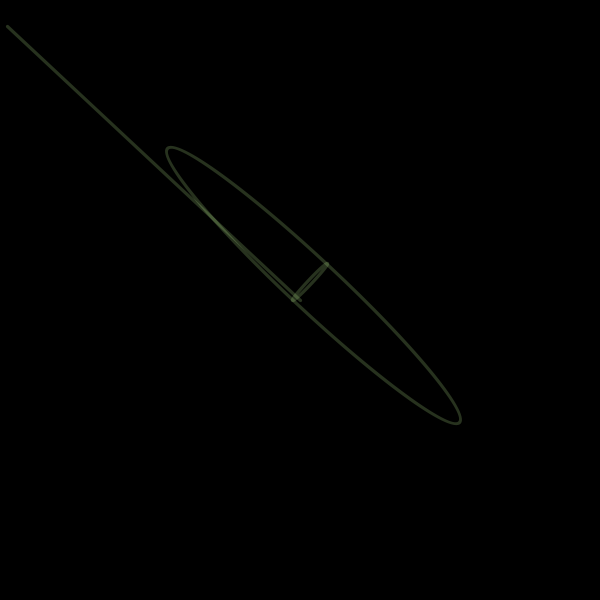
Frame 1 (no input)
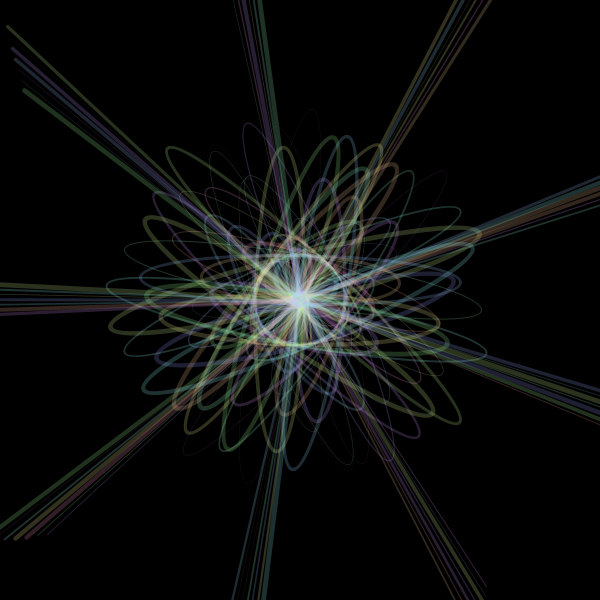
Frame 60 (the mouse pressed at the canvas centre just before this capture)
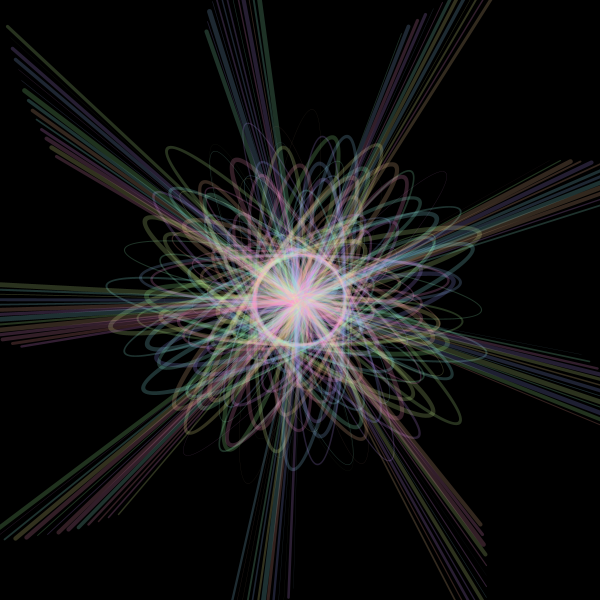
Frame 120 (the mouse held since frame 60 and released just before this capture)

The Processing sketch that drew these frames (run headless with seeded random() and noise(); from frame 60 on, the mouse is pressed at the canvas centre):

// Processing sketch: processing_167568
// ── processing_167568.pde


//import processing.pdf.*;

float x, y;
float angle = 0; 
float r = 400;
float diff = 1; 


void setup() {
  size(600, 600);
  background(0);
   colorMode(HSB);
  //beginRecord(PDF, "every.pdf");
}

void draw() {

  noFill(); 


  x = r * cos(angle); 
  y = r * sin(angle);

strokeWeight(random(5)); 
 stroke(random(255),100,255,50);
  translate(width/2, height/2); 
  rotate(r+50); 
 ellipse(0, 20, x, 50);
  ellipse(5, 20, 5, 50);
  line( 0, 0, x, y); 

  angle = angle +0.3;
  r = r - diff;

  if ( r == 0 || r == 200) { 
    diff =  diff * -1;
  }
}
